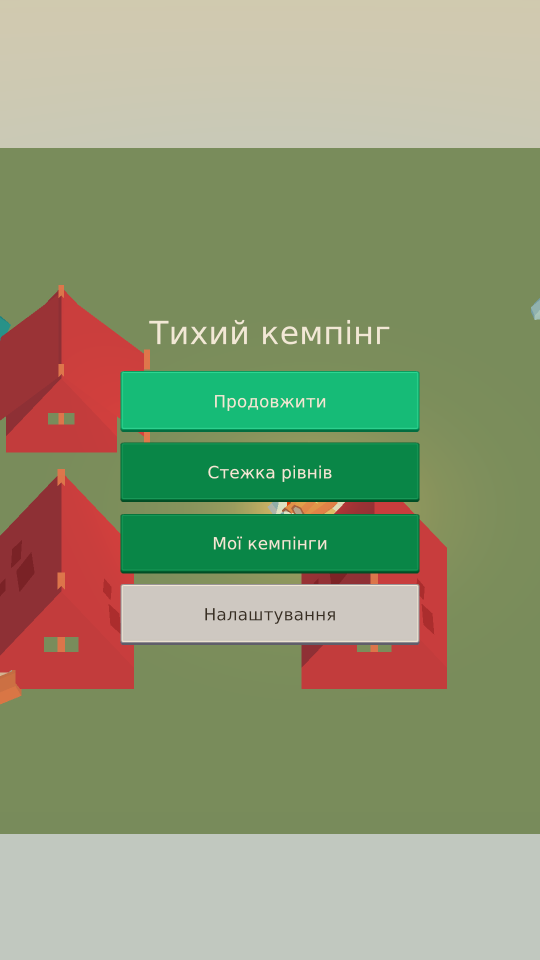
#> input picture QuietCamp/Screenshots/01_main_menu.png, 1080 x 1920 px (shown at 1/2 size)
$ python render.py
#> lines starting #> are read from the running program, lines starting #| are printed output that depends on the picture; pictures that were not available may be replaced by others from this repository, and a replacement may not be noted
"""Assemble Unity-rendered frames, or rasterize exported meshes; requires Pillow."""
import argparse
import array
import json
import shutil
import subprocess
import wave
from pathlib import Path
from PIL import Image, ImageDraw

parser = argparse.ArgumentParser(description=__doc__)
parser.add_argument('--meshes', type=Path, default=Path('/tmp/leaf-preview'))
parser.add_argument('--video', action='store_true', help='Build an MP4 with the transition cues (requires Unity PNG frames and ffmpeg)')
parser.add_argument('--ffmpeg', default=shutil.which('ffmpeg'))
args = parser.parse_args()
root = Path(__file__).resolve().parents[2]
size = (648, 1152)
old = Image.open(root / 'QuietCamp/Screenshots/01_main_menu.png').convert('RGB').resize(size)
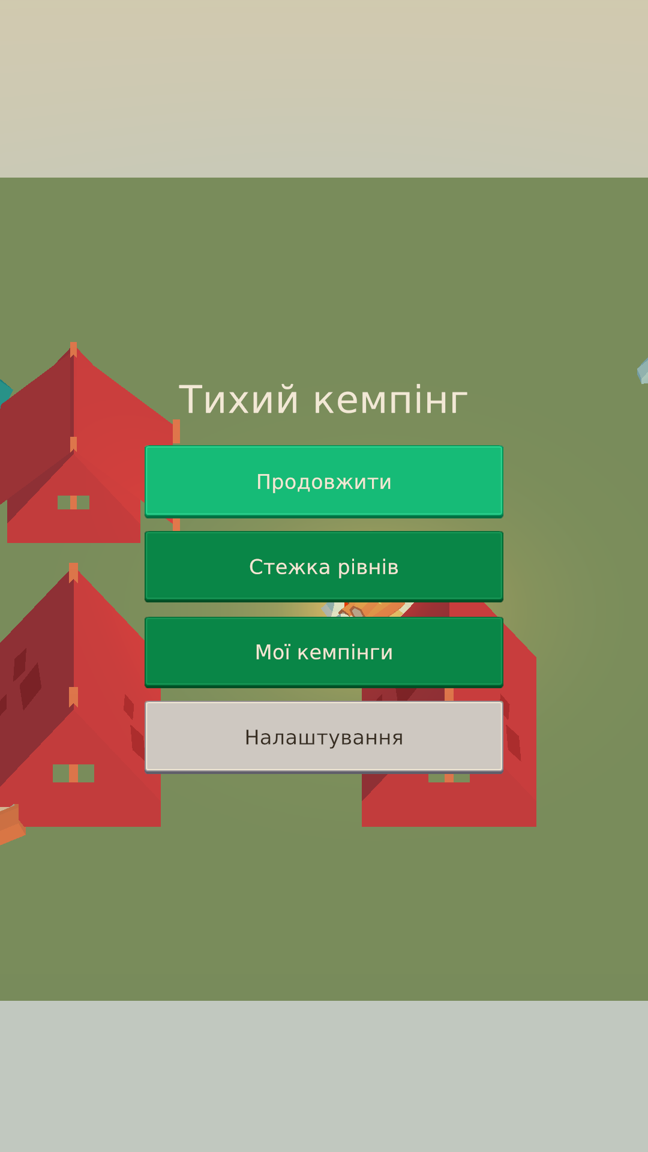
#> old: PIL image 648x1152 RGB; mean R, G, B 142.7, 152.8, 118
new = Image.open(root / 'QuietCamp/Screenshots/04_camp_day.png').convert('RGB').resize(size)
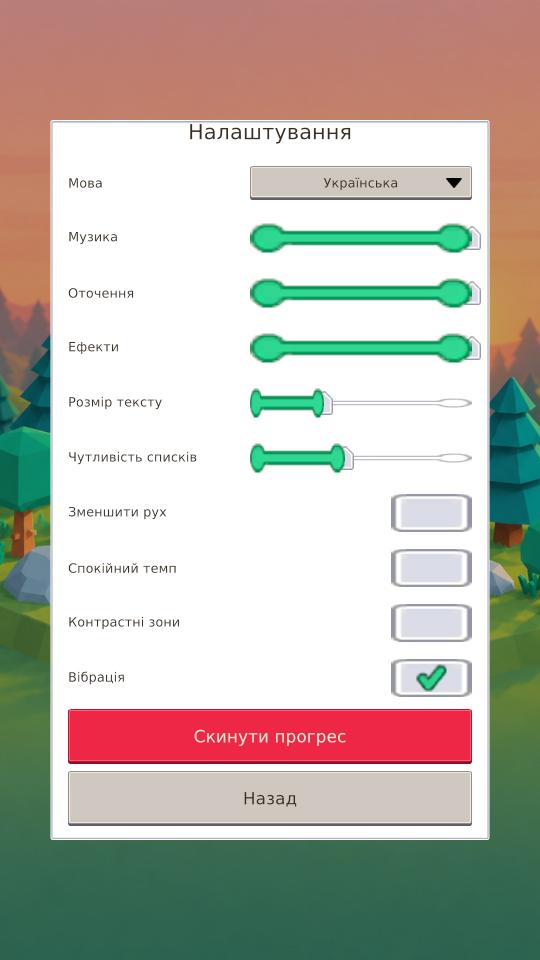
#> input picture QuietCamp/Screenshots/02_menu_settings.png, 1080 x 1920 px, given in place of 04_camp_day.png, which was not available (shown at 1/2 size)
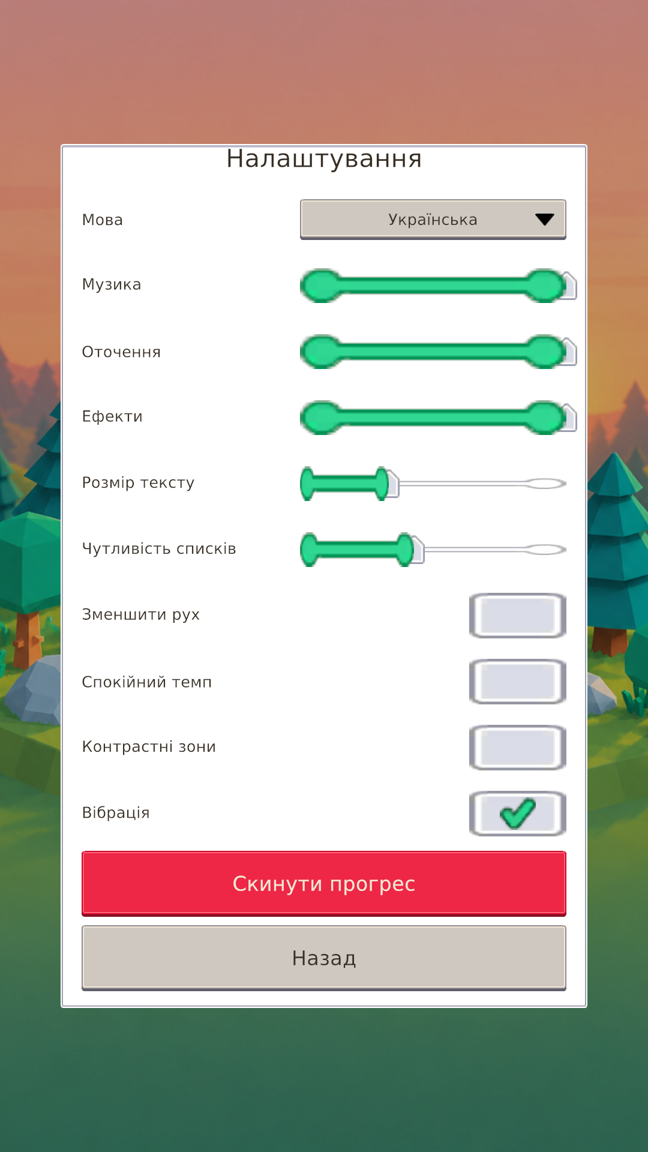
#> new: PIL image 648x1152 RGB; mean R, G, B 186.9, 182.9, 173.1
frames = []
for path in sorted(args.meshes.glob('*.json')):
    rendered = path.with_suffix('.png')
    if rendered.exists():
        frames.append(Image.open(rendered).convert('RGB').resize((324, 576), Image.Resampling.LANCZOS))
        continue
    data = json.loads(path.read_text())
    frame = (new if data['revealed'] else old).copy()
    draw = ImageDraw.Draw(frame)
    vertices, colors, triangles = data['vertices'], data['colors'], data['triangles']
    points = [((v['x'] + 540) * .6, (960 - v['y']) * .6) for v in vertices]
    for i in range(0, len(triangles), 3):
        ids = triangles[i:i + 3]
        color = colors[ids[0]]
        draw.polygon([points[j] for j in ids], fill=tuple(color[k] for k in ('r', 'g', 'b')))
    frames.append(frame.resize((324, 576), Image.Resampling.LANCZOS))
if not frames:
#> (the run stopped early here; a loop or call above may not have finished)
